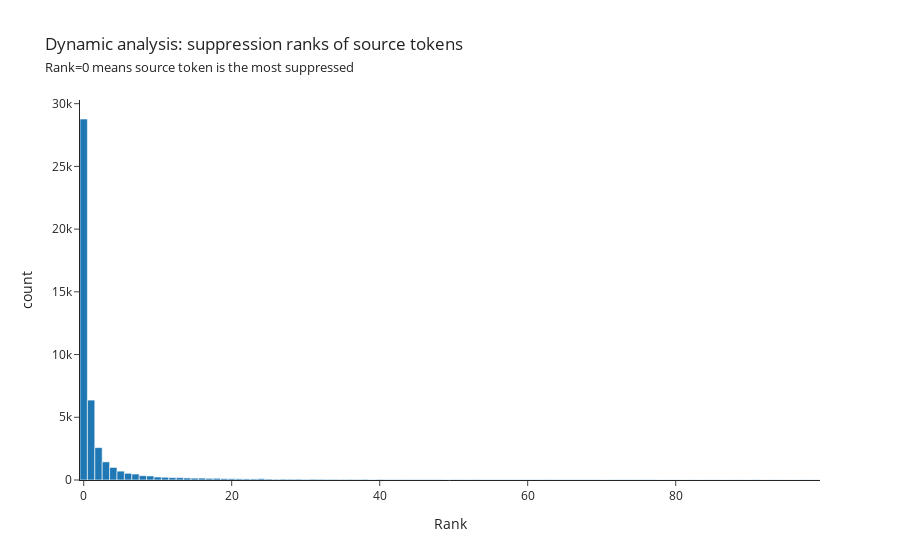

Notebook code for this chart:
### Markdown cell above
## Static

### Code cell
W_V = model.W_V[10, 7]
W_O = model.W_O[10, 7]

full_OV_circuit = FactoredMatrix(W_EE @ W_V, W_O @ W_U)

diag_elem_negative_ranks = []

for i in tqdm(range(model.cfg.d_vocab)):
    col = full_OV_circuit.A[i, :] @ full_OV_circuit.B
    diag_elem = col[i]
    diag_elem_negative_rank = (diag_elem > col).sum().item() # This is zero when diag elem is minimal
    diag_elem_negative_ranks.append(diag_elem_negative_rank)

diag_elem_negative_ranks = t.tensor(diag_elem_negative_ranks)

print(f"Mean rank = {diag_elem_negative_ranks.float().mean().item():.2f}")
print(f"Median rank = {diag_elem_negative_ranks.float().median().item():.0f}\n")

print(f"Proportion with rank zero = {(diag_elem_negative_ranks == 0).float().mean():.2%}")
print(f"Proportion with rank less than 10 = {(diag_elem_negative_ranks < 10).float().mean():.2%}\n")

print(f"Quantity with rank more than 10% = {(diag_elem_negative_ranks > 0.1 * model.cfg.d_vocab).sum()}")
print(f"Quantity with rank more than 5% = {(diag_elem_negative_ranks > 0.05 * model.cfg.d_vocab).sum()}")

# Histogram, with all values above 100 cropped so the pattern is more visible
hist(
    diag_elem_negative_ranks[diag_elem_negative_ranks < 100], 
    title=create_title_and_subtitles("Dynamic analysis: suppression ranks of source tokens", ["Rank=0 means source token is the most suppressed"]),
    template="simple_white",
    labels={"x": "Rank"},
)

### Figure 1 — Plotly figure (JSON) as saved in the notebook; plotly's stock layout.template omitted (floating-point values rounded to 4 significant figures; data arrays with more than 128 entries replaced by an {"elided": "..."} marker saying what was removed)
{"data": [{"alignmentgroup": "True", "bingroup": "x", "hovertemplate": "Rank=%{x}<br>count=%{y}<extra></extra>", "legendgroup": "", "marker": {"color": "#1F77B4", "pattern": {"shape": ""}}, "name": "", "offsetgroup": "", "orientation": "v", "showlegend": false, "type": "histogram", "x": {"elided": "46998 int values"}, "xaxis": "x", "yaxis": "y"}], "layout": {"autosize": false, "bargap": 0, "barmode": "overlay", "hovermode": "x unified", "legend": {"tracegroupgap": 0}, "modebar": {"add": ["drawline", "drawopenpath", "drawclosedpath", "drawcircle", "drawrect", "eraseshape"]}, "title": {"text": "Dynamic analysis: suppression ranks of source tokens<br><span style='font-size:13px'>Rank=0 means source token is the most suppressed</span>"}, "xaxis": {"anchor": "y", "domain": [0, 1], "title": {"text": "Rank"}}, "yaxis": {"anchor": "x", "domain": [0, 1], "title": {"text": "count"}}}}
